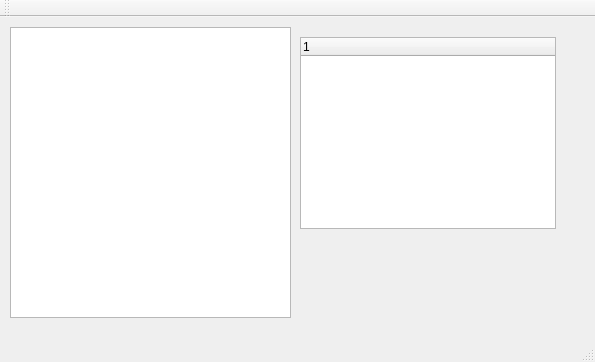
<?xml version="1.0" encoding="UTF-8"?>
<ui version="4.0">
 <class>MainWindow</class>
 <widget class="QMainWindow" name="MainWindow">
  <property name="geometry">
   <rect>
    <x>0</x>
    <y>0</y>
    <width>595</width>
    <height>362</height>
   </rect>
  </property>
  <property name="windowTitle">
   <string>MainWindow</string>
  </property>
  <widget class="QWidget" name="centralWidget">
   <widget class="QPlainTextEdit" name="plainTextEdit">
    <property name="geometry">
     <rect>
      <x>10</x>
      <y>10</y>
      <width>281</width>
      <height>291</height>
     </rect>
    </property>
   </widget>
   <widget class="QTreeWidget" name="treeWidget">
    <property name="geometry">
     <rect>
      <x>300</x>
      <y>20</y>
      <width>256</width>
      <height>192</height>
     </rect>
    </property>
    <column>
     <property name="text">
      <string notr="true">1</string>
     </property>
    </column>
   </widget>
  </widget>
  <widget class="QMenuBar" name="menuBar">
   <property name="geometry">
    <rect>
     <x>0</x>
     <y>0</y>
     <width>595</width>
     <height>27</height>
    </rect>
   </property>
  </widget>
  <widget class="QToolBar" name="mainToolBar">
   <attribute name="toolBarArea">
    <enum>TopToolBarArea</enum>
   </attribute>
   <attribute name="toolBarBreak">
    <bool>false</bool>
   </attribute>
  </widget>
  <widget class="QStatusBar" name="statusBar"/>
 </widget>
 <layoutdefault spacing="6" margin="11"/>
 <resources/>
 <connections/>
</ui>
